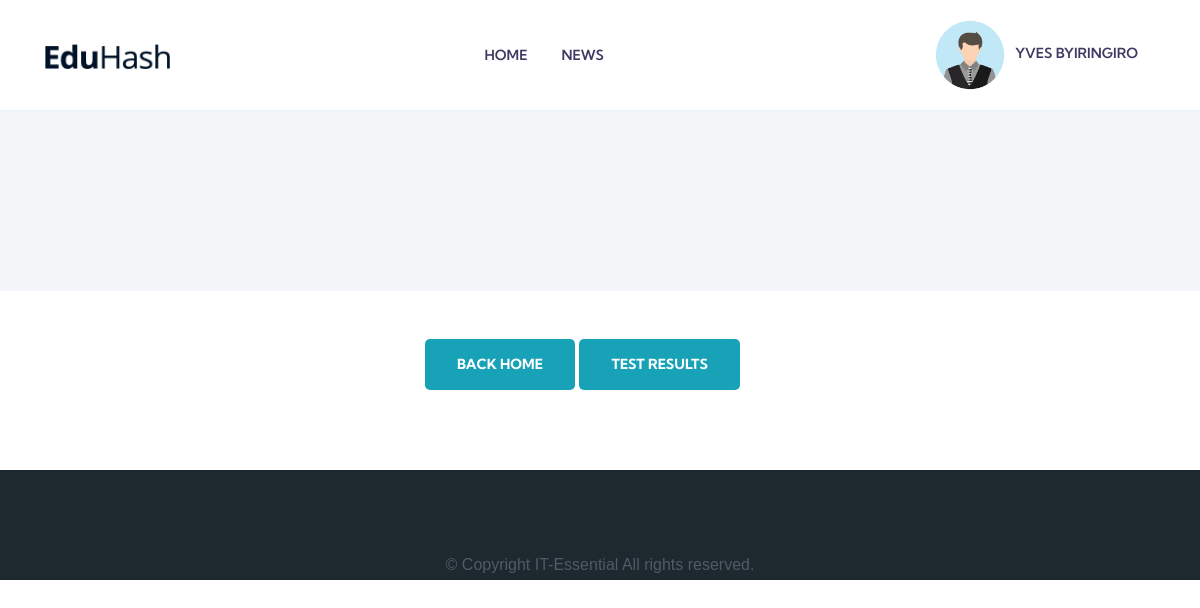
The app's page /my-result/1 (signed in) with its own data.
### it_essentials/models.py (models this page shows, shortened)
class StudentProfile(AbstractBaseUser, PermissionsMixin):
    email = models.EmailField(unique=True, max_length=30)
    name = models.CharField(max_length=250)
    profile_image = models.ImageField(upload_to='profile_images',null=True, blank=True, default="me.png")
    is_active = models.BooleanField(default=True)
    is_staff = models.BooleanField(default=False)
    date_joined = models.DateTimeField(default=timezone.now)
    last_login = models.DateTimeField(null=True)
    objects = UserProfileManager()
    USERNAME_FIELD = 'email'
    REQUIRED_FIELDS = ['name']

### it_essentials/views.py (the view)
# urls.py: path('my-result/<int:id>', after_exam, name='after_exam'),
@login_required(login_url='login')
def after_exam(request, id):
    student = request.user.id
    exam = Exam.objects.get(id=id)
    exams=Exam.objects.all()
    result=Result.objects.filter(student=student).order_by('-id')[:1]
    return render(request, 'core/after_exam.html',{'result':result,'exams':exams, 'exam':exam})

### it_essentials/templates/core/after_exam.html (shortened to what this page needs)
{% extends "index.html" %}
{% block container %}
<section class="page-header">
</section>
<div class="container mt-5">
    <div class="row">
        <div class="col-md-4"></div>
        <div class="col-md-4">
            <a href="{% url 'homepage' %}" class="btn btn-info">Back Home</a>
            <a href="{% url 'test_results' exam.id %}" class="btn btn-info">Test Results</a>
        </div>
        <div class="col-md-4"></div>
    </div>
</div>
<div class="page-wrapper"></div>
{% endblock container %}

### it_essentials/templates/index.html (shortened to what this page needs)
<!DOCTYPE html>
<html lang="zxx">
<head>
    {% load static %}
    <link rel="stylesheet" href="{% static 'assets/vendors/bootstrap/bootstrap.css' %}">
    <link rel="stylesheet" href="{% static 'assets/vendors/fontawesome/css/all.css' %}">
    <link rel="stylesheet" href="{% static 'assets/vendors/flaticon/flaticon.css' %}">
    <link rel="stylesheet" href="{% static 'assets/vendors/animate-css/animate.css' %}">
    <link rel="stylesheet" href="{% static 'assets/vendors/owl/assets/owl.carousel.min.css' %}">
    <link rel="stylesheet" href="{% static 'assets/vendors/owl/assets/owl.theme.default.min.css' %}">
    <link rel="stylesheet" href="{% static 'assets/css/style.css' %}">
    <link rel="stylesheet" href="{% static 'assets/css/responsive.css' %}">
</head>
<body id="top-header">
    <header>
        <div class="site-navigation main_menu menu-style-2" id="mainmenu-area">
            <nav class="navbar navbar-expand-lg">
                <div class="container">
                    <a class="navbar-brand" href="{% url 'homepage' %}">
                        <img src="{% static 'assets/images/dark-logo.png' %}" alt="Eduhash" class="img-fluid">
                    </a>
                    <div class="collapse navbar-collapse" id="navbarMenu">
                        <ul class="navbar-nav mx-auto">
                            <li class="nav-item ">
                                <a href="{% url 'homepage' %}" class="nav-link js-scroll-trigger">
                                    home
                                </a>
                            </li>
                            <li class="nav-item ">
                                <a href="{% url 'news' %}" class="nav-link">
                                    News
                                </a>
                            </li>
                        </ul>
                        {% if user.is_authenticated %}
                        <ul class="navbar-nav">
                            <li class="nav-item dropdown">
                                <a class="nav-link dropdown-toggle" href="#" id="navbar3" role="button"
                                    data-toggle="dropdown" aria-haspopup="true" aria-expanded="false">
                                    <img class="rounded-circle" src="{{user.profile_image.url}}" width="30"
                                        alt="bgvf">
                                    &nbsp; <span>{{user.name|title}}</span>
                                </a>
                            </li>
                        </ul>
                        {% else %}
                        <div class="header-login">
                            <a href="{% url 'login' %}" class="btn btn-solid-border btn-sm ">Log In</a>
                            <a href="{% url 'signup' %}" class="btn btn-main btn-sm">sign up</a>
                        </div>
                        {% endif %}
                    </div>
                </div>
            </nav>
        </div>
    </header>
    {% block container %}
    {% endblock container %}
    <section class="footer-2">
        <div class="container">
            <div class="copyright text-left text-center">
                <p>© Copyright IT-Essential All rights reserved.</a> </p>
            </div>
        </div>
    </section>
</body>
</html>

### static/assets/css/responsive.css (style rules this page uses)
@media (min-width: 992px) and (max-width: 1200px) { .site-navigation { padding: 0px 20px; } }

### it_essentials/templates/index.html (style rules this page uses)
.rounded-circle { width: 70px; height: 70px; }

### it_essentials/templates/core/after_exam.html (style rules this page uses)
.page-wrapper { padding: 40px 0px !important; }

### records on screen
StudentProfile: profile_image (picture), name "YVES BYIRINGIRO"
